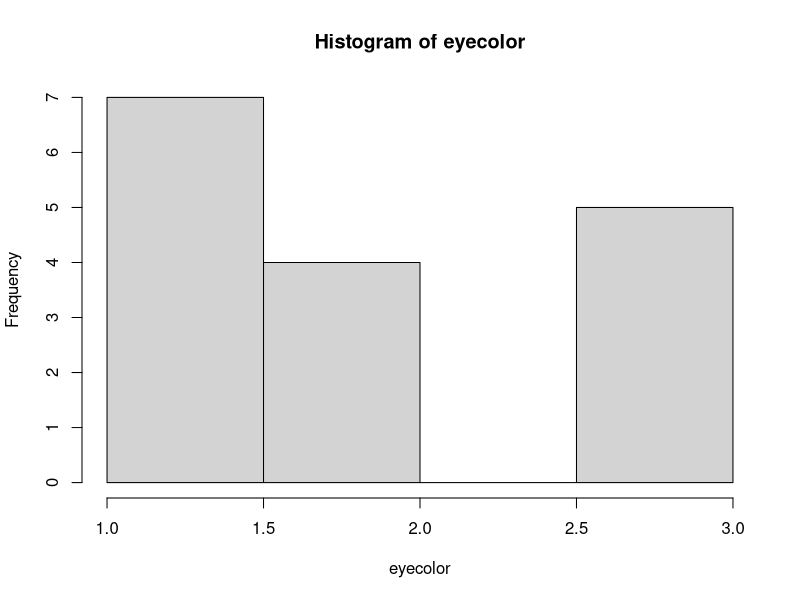
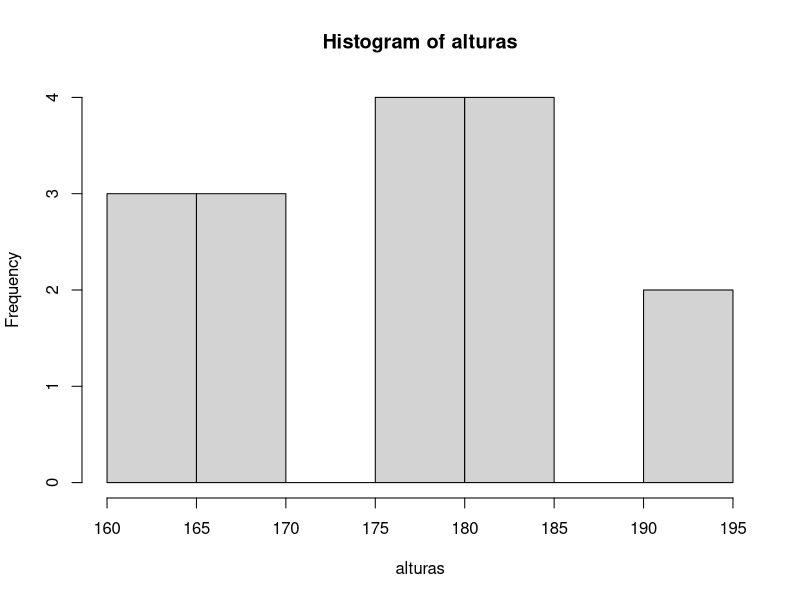

Source code (R) for these figures, in order:

# a 100 normal values
x <- rnorm(100)

# sample mean
xhat <- mean(x)

sd(x)

# obtener the sample variance
val <- sum((x-xhat)**2)/(100 -1)

# tres vectores con media 1 y desviacion estándar 3 uno de tamaño 10, 100 y 1000

x10 <- rnorm(10, mean = 1, sd = 3)
x100 <- rnorm(100, mean = 1, sd = 3)
x1000 <- rnorm(1000, mean = 1, sd = 3)

# observar que se cumple la ley de los grandes números o también teorema central del límite

print(mean(x10))
print(mean(x100))
print(mean(x1000))

print(sd(x10))
print(sd(x100))
print(sd(x1000))

## tercer ejercicio

alturas <- c(184, 183, 179, 160, 193, 181, 160, 170, 160, 168, 180, 181, 178, 195, 167, 177)
# 1, brown
# 2, blue 
# 3, green
eyecolor <- c(1, 2, 1, 3, 3, 1, 3, 3, 3, 1, 1, 2, 1, 2, 1, 2)

strcolor <- c()

for (i in 1:length(eyecolor)) {
  if (eyecolor[i] == 1) {
    strcolor[i] <- "brown"
  } else if (eyecolor[i] == 2) {
    strcolor[i] <- "blue"
  } else if (eyecolor[i] == 3) {
    strcolor[i] <- "green"
  }
}

hist(eyecolor)
hist(alturas)
